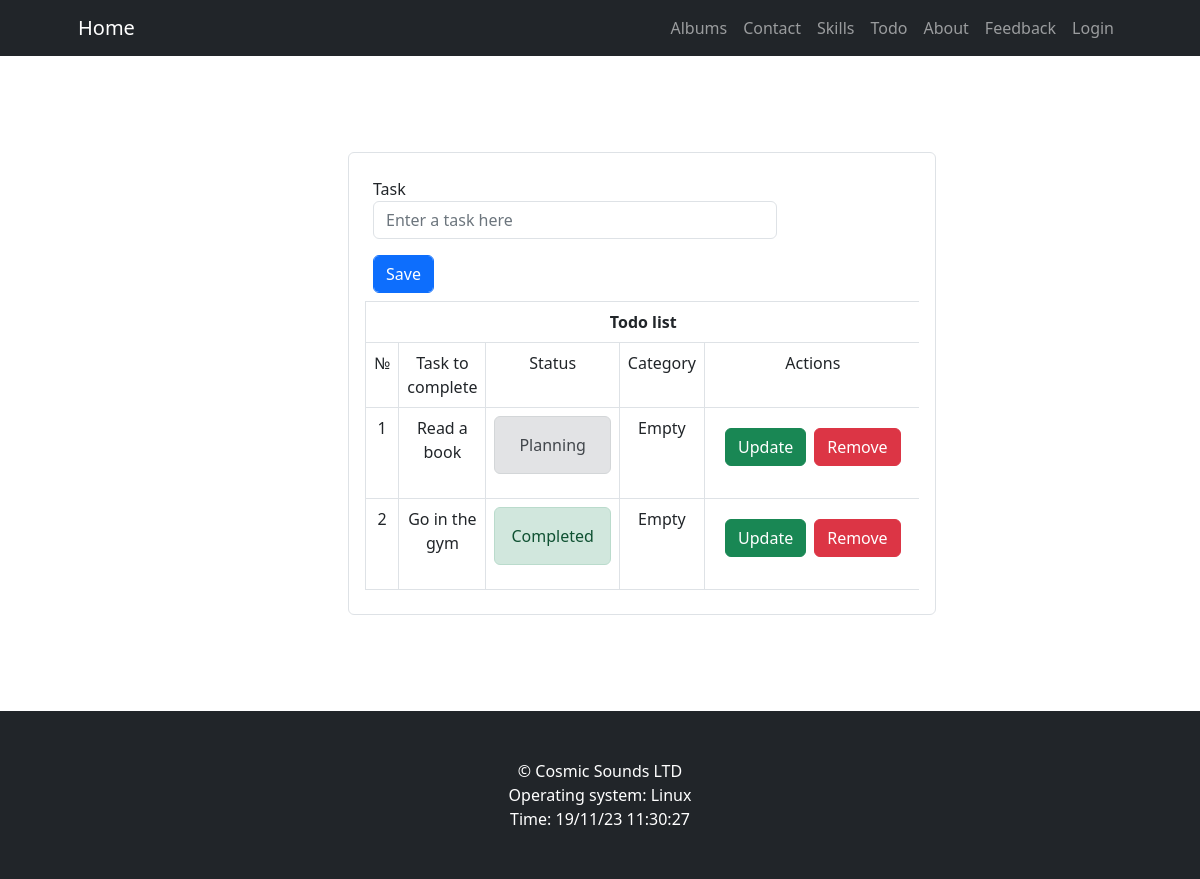
Before: /todo with the older database file.
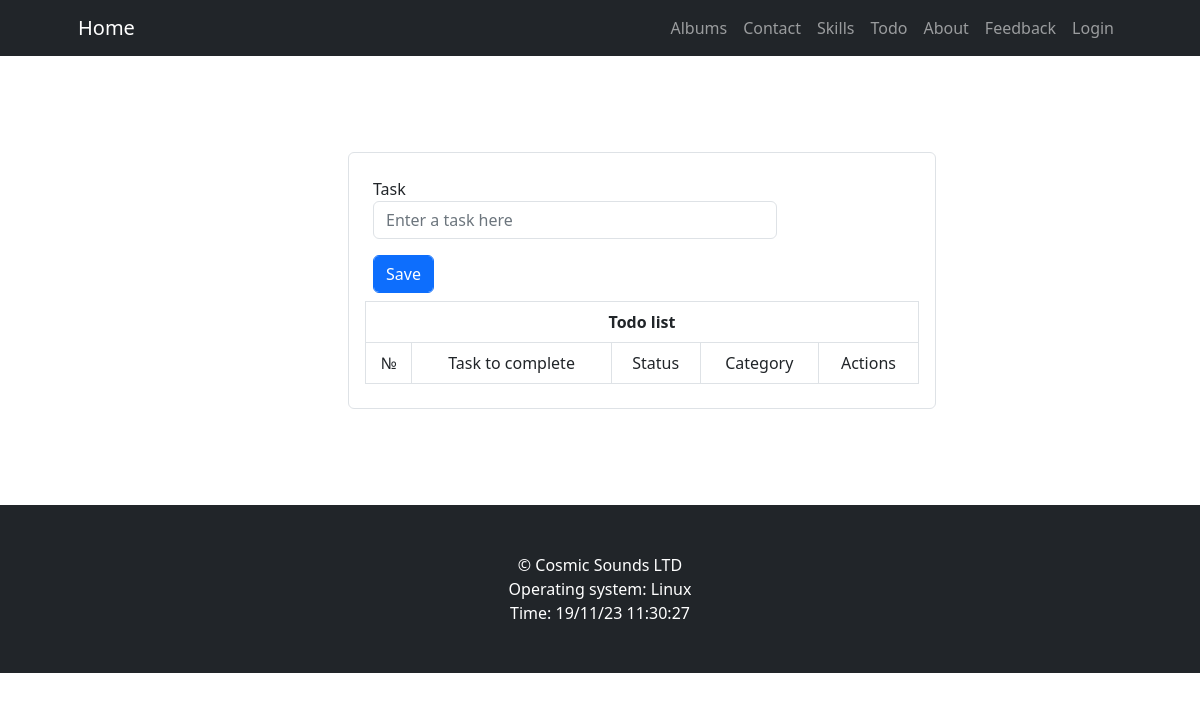
After: the same page with the newer database file.
### app/models.py (models this page shows)
class Todo(db.Model):
    __tablename__ = "todo"
    id = db.Column(db.Integer, primary_key=True, autoincrement=True)
    task = db.Column(db.Text, nullable=False, unique=True)
    status = db.Column(db.String, default="Planning", nullable=False)
    category = db.Column(db.String, default="Empty", nullable=False)

### app/views.py (the view)
@app.route("/todo")
def todo_list():
    title = "Todo list"
    form = TodoForm()
    handle = database.HandleTodos()
    todo = handle.show()
    return render_template("todo.html", title=title, form=form, todo=todo)

### app/forms.py
class TodoForm(FlaskForm):
    task = StringField("Task", validators=[DataRequired(), Length(min=4, max=20)], render_kw={"placeholder": "Enter a task here"})
    save = SubmitField("Save")

### app/helpers/database.py (called while the page is built)
    def show(self):
        todos = db.session.query(Todo)
        return todos

### app/views.py (called while the page is built)
@app.context_processor
def base():
    now = datetime.datetime.now()
    time = now.strftime("%d/%m/%y %H:%M:%S")
    menu = [
        {"text": "Albums", "link": url_for("albums")},
        {"text": "Contact", "link": url_for("contact")},
        {"text": "Skills", "link": url_for("skills")},
        {"text": "Todo", "link": url_for("todo_list")},
        {"text": "About", "link": url_for("about")},
        {"text": "Feedback", "link": url_for("feedback")},
        {"text": "Login", "link": url_for("login")},
    ]
    return dict(
        platform=platform,
        time=time,
        menu=menu)

### app/templates/todo.html (shortened to what this page needs)
{% extends "base.html" %}
{% import "_fields.html" as field %}
{% block content %}
<div class="container mx-auto p-3">
    <div class="col-md-7 offset-md-3 border rounded p-3">
        <form action="{{ url_for('add_todo') }}" method="post">
            {{ field.todo_form(form) }}
        </form>
        <div class="table-responsive">
            <table aria-describedby="todo" class="table table-bordered mb-2">
                <thead>
                    <th colspan="5" class="text-center">
                        Todo list
                    </th>
                </thead>
                <tr class="text-center">
                    <td>№</td>
                    <td>Task to complete</td>
                    <td>Status</td>
                    <td>Category</td>
                    <td>Actions</td>
                </tr>
                {% for task in todo %}
                <tr class="container text-center">
                    <td>{{ task.id }}</td>
                    <td>{{ task.task }}</td>
                    <td>
                        {% if task.status != "Completed" %}
                        <div class="alert alert-secondary">{{ task.status }}</div>
                        {% else %}
                        <div class="alert alert-success">{{ task.status }}</div>
                        {% endif %}
                    </td>
                    <td>{{ task.category }}</td>
                    <td>
                        <div class="d-flex p-2">
                            <form action="{{ url_for('update_todo', id=task.id) }}" method="post" class="p-1">
                                <input type="submit" value="Update" class="btn btn-success">
                            </form>
                            <form action="{{ url_for('remove_todo', id=task.id) }}" method="post" class="p-1">
                                <input type="submit" value="Remove" class="btn btn-danger">
                            </form>
                        </div>
                    </td>
                </tr>
                {% endfor %}
            </table>
        </div>
    </div>
</div>
{% endblock %}

### app/templates/base.html (shortened to what this page needs)
<!DOCTYPE html>
<html lang="en">
<head>
    {% block css %}
    <link rel="stylesheet" href="{{ url_for('static', filename='css/bootstrap.theme.css') }}">
    <link rel="stylesheet" href="{{ url_for('static', filename='css/styles.css') }}">
    {% endblock %}
</head>
<body>
    {% include "header.html" %}
    <div class="content">
        {% block content %}
        {% endblock %}
    </div>
    {% include "footer.html" %}
</body>
</html>

### app/templates/_fields.html (shortened to what this page needs)
{% macro todo_form(form) %}
<div class="form-group p-2">
    {{ form.task.label }}
    {{ form.task(class="border rounded form-control w-75") }}
</div>
<div class="form-group p-2">
    {{ form.save(class="btn btn-primary form-control w-auto") }}
</div>
{% endmacro %}

### app/templates/header.html (shortened to what this page needs)
<nav class="navbar navbar-expand-lg navbar-dark bg-dark">
    <div class="container px-lg-5">
        <a class="navbar-brand" href="{{ url_for('index') }}">Home</a>
        <div class="collapse navbar-collapse" id="navbarSupportedContent">
            <ul class="navbar-nav ms-auto mb-2 mb-lg-0">
                {% for item in menu %}
                <li class="nav-item"><a class="nav-link" href="{{ item.link }}"> {{ item.text }} </a></li>
                {% endfor %}
            </ul>
        </div>
    </div>
</nav>

### app/templates/footer.html
<footer class="py-5 bg-dark">
    <div class="container pb-0">
        <p class="m-0 text-center text-white">&copy; Cosmic Sounds LTD</p>
        <p class="m-0 text-center text-white">Operating system: {{ platform.system() }}</p>
        <p class="m-0 text-center text-white">Time: {{ time }}</p>
    </div>
</footer>

### app/static/css/styles.css (style rules this page uses)
:root { --title: 40px; --content: 20px; }
.content { padding: 10vh; }

Changed rows visible on the page:
removed Todo: id "1", task "Read a book", status "Planning", category "Empty"
removed Todo: id "2", task "Go in the gym", status "Completed", category "Empty"
